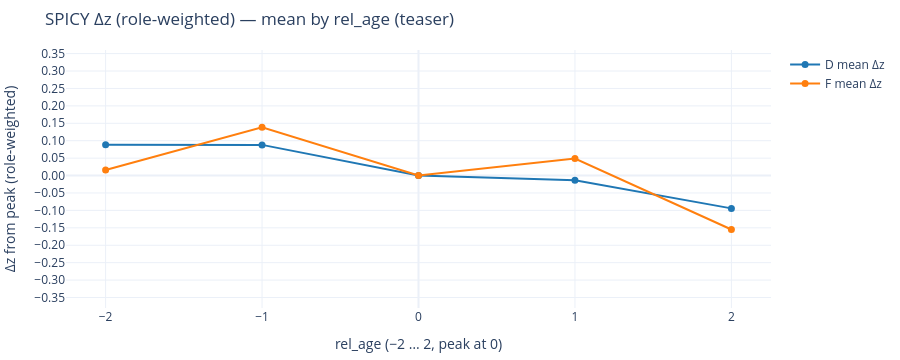

The code cell stored with this chart in its notebook:
### Markdown cell above
### SPICY and SPICY (role-weighted)

**What is SPICY?**  
A composite built from *within-player* z-scores of three even-strength possession stats—CF%, CF/60 (higher is better), and CA/60 (lower is better)—over the 5-year aligned window. It puts the three signals on the same scale and rolls them into one number.

**Equal-weight SPICY (baseline):**  
\[
\text{SPICY}=\tfrac{1}{3}\,z(\text{CF}\%)\;+\;\tfrac{1}{3}\,z(\text{CF}/60)\;-\;\tfrac{1}{3}\,z(\text{CA}/60)
\]
- Interpret: \(z>0\) = above the player’s own 5-year norm; \(z<0\) = below.

**Role-weighted SPICY (primary in Book 1):**  
Weights reflect different responsibilities for Forwards (F) vs Defense (D).
- **Forwards (F):** \(\;0.5\,z(\text{CF}\%) + 0.3\,z(\text{CF}/60) - 0.2\,z(\text{CA}/60)\)
- **Defense (D):**  \(\;0.3\,z(\text{CF}\%) + 0.2\,z(\text{CF}/60) - 0.5\,z(\text{CA}/60)\)

**Why role weights?**  
They emphasize puck possession for D and on-puck shot creation for F, yielding a single score that’s comparable within role while still grounded in each player’s own baseline.

**How to read it.**  
- Higher SPICY/role-weighted SPICY ⇒ stronger season relative to that player’s typical level.  
- Negative values signal below-baseline years; near-zero ≈ “typical” season.

### Code cell
# SPICY teaser — mean composite (Δz) by relative age, robust to missing 'role'
import numpy as np
import pandas as pd
import plotly.graph_objects as go


def spicy_teaser(dfz):
    d = dfz.copy()

    # Choose composite column (you said you have only *_dz columns)
    col = (
        "spicy_w_dz"
        if "spicy_w_dz" in d.columns
        else ("spicy_weighted_dz" if "spicy_weighted_dz" in d.columns else None)
    )
    if col is None:
        raise KeyError("Need a Δz composite column like 'spicy_w_dz' in dfz.")

    # Ensure role exists (infer from position if needed)
    if "role" not in d.columns:
        if "position" in d.columns:
            d["role"] = (
                d["position"]
                .astype(str)
                .str.upper()
                .map(lambda x: "D" if x.startswith("D") else "F")
            )
        else:
            # last-resort fallback so the plot still renders
            d["role"] = "F"

    # rel_age numeric + filter to the 5-year window
    d["rel_age"] = pd.to_numeric(d["rel_age"], errors="coerce")
    d = d[d["rel_age"].isin([-2, -1, 0, 1, 2])]

    # Aggregate mean ± 95% CI of Δz by role, rel_age
    g = (
        d.groupby(["role", "rel_age"])
        .agg(n=(col, "size"), mean=(col, "mean"), sd=(col, "std"))
        .reset_index()
    )
    g["se"] = g["sd"].fillna(0) / np.sqrt(g["n"].clip(lower=1))
    g["lower"] = g["mean"] - 1.96 * g["se"]
    g["upper"] = g["mean"] + 1.96 * g["se"]

    # Plot (lines only, no ribbons)
    palette = {"D": "#1f77b4", "F": "#ff7f0e"}
    fig = go.Figure()
    for role in g["role"].dropna().unique():
        sub = g[g["role"] == role].sort_values("rel_age")
        if sub.empty:
            continue
        fig.add_trace(
            go.Scatter(
                x=sub["rel_age"],
                y=sub["mean"],
                mode="lines+markers",
                line=dict(color=palette.get(role, "#888"), width=2),
                marker=dict(size=7),
                name=f"{role} mean Δz",
                hovertemplate="rel_age=%{x}<br>mean Δz=%{y:.2f}<br>n=%{customdata}",
                customdata=sub["n"],
            )
        )

    # Tight y-range
    lo = (
        float(np.nanmin(g["lower"]))
        if np.isfinite(np.nanmin(g["lower"]))
        else float(np.nanmin(g["mean"]))
    )
    hi = (
        float(np.nanmax(g["upper"]))
        if np.isfinite(np.nanmax(g["upper"]))
        else float(np.nanmax(g["mean"]))
    )
    pad = max((hi - lo) * 0.05, 0.02)

    fig.update_layout(
        title="SPICY Δz (role-weighted) — mean by rel_age (teaser)",
        xaxis_title="rel_age (−2 … 2, peak at 0)",
        yaxis_title="Δz from peak (role-weighted)",
        template="plotly_white",
        legend=dict(title=""),
        height=360,
        margin=dict(l=60, r=10, t=50, b=40),
    )
    fig.update_xaxes(tickvals=[-2, -1, 0, 1, 2])
    fig.update_yaxes(range=[lo - pad, hi + pad], dtick=0.05, tickformat=".2f", zeroline=True)
    return fig


spicy_teaser(df_z).show()

### Figure 1 — Plotly figure (JSON) as saved in the notebook; plotly's stock layout.template omitted (floating-point values rounded to 4 significant figures)
{"data": [{"customdata": [102, 102, 102, 102, 102], "hovertemplate": "rel_age=%{x}<br>mean Δz=%{y:.2f}<br>n=%{customdata}", "line": {"color": "#1f77b4", "width": 2}, "marker": {"size": 7}, "mode": "lines+markers", "name": "D mean Δz", "type": "scatter", "x": [-2, -1, 0, 1, 2], "y": [0.08818, 0.08805, 0.0, -0.01358, -0.09421]}, {"customdata": [180, 180, 180, 180, 180], "hovertemplate": "rel_age=%{x}<br>mean Δz=%{y:.2f}<br>n=%{customdata}", "line": {"color": "#ff7f0e", "width": 2}, "marker": {"size": 7}, "mode": "lines+markers", "name": "F mean Δz", "type": "scatter", "x": [-2, -1, 0, 1, 2], "y": [0.01586, 0.1386, 0.0, 0.0487, -0.1549]}], "layout": {"height": 360, "legend": {"title": {"text": ""}}, "margin": {"b": 40, "l": 60, "r": 10, "t": 50}, "title": {"text": "SPICY Δz (role-weighted) — mean by rel_age (teaser)"}, "xaxis": {"tickvals": [-2, -1, 0, 1, 2], "title": {"text": "rel_age (−2 … 2, peak at 0)"}}, "yaxis": {"dtick": 0.05, "range": [-0.3801, 0.3603], "tickformat": ".2f", "title": {"text": "Δz from peak (role-weighted)"}, "zeroline": true}}}
